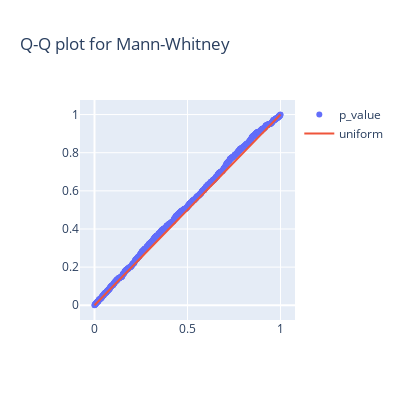

Write notebook code for a chart like this one.
### Code cell
# expon
plot(p_values_mannwhitneyu, 'Mann-Whitney', iters=iters)

### Figure 1 — Plotly figure (JSON) as saved in the notebook; plotly's stock layout.template omitted (floating-point values rounded to 4 significant figures; data arrays with more than 128 entries replaced by an {"elided": "..."} marker saying what was removed)
{"data": [{"mode": "markers", "name": "p_value", "type": "scatter", "x": {"elided": "1001 float values"}, "y": {"elided": "1001 float values"}}, {"mode": "lines", "name": "uniform", "type": "scatter", "x": {"elided": "1001 float values"}, "y": {"elided": "1001 float values"}}], "layout": {"height": 400, "title": {"text": "Q-Q plot for Mann-Whitney"}, "width": 400}}
